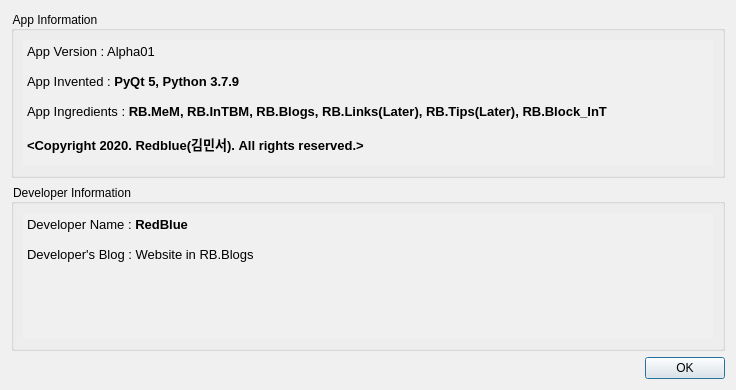
<?xml version="1.0" encoding="UTF-8"?>
<ui version="4.0">
 <class>Dialog</class>
 <widget class="QDialog" name="Dialog">
  <property name="geometry">
   <rect>
    <x>0</x>
    <y>0</y>
    <width>736</width>
    <height>390</height>
   </rect>
  </property>
  <property name="windowTitle">
   <string>Dialog</string>
  </property>
  <property name="styleSheet">
   <string notr="true">background-color: rgb(240, 240, 240);</string>
  </property>
  <layout class="QVBoxLayout" name="verticalLayout">
   <item>
    <widget class="QGroupBox" name="groupBox">
     <property name="title">
      <string>App Information</string>
     </property>
     <layout class="QGridLayout" name="gridLayout">
      <item row="0" column="0">
       <widget class="QTextEdit" name="textEdit">
        <property name="styleSheet">
         <string notr="true">background-color: rgb(240, 240, 240);</string>
        </property>
        <property name="frameShape">
         <enum>QFrame::NoFrame</enum>
        </property>
        <property name="html">
         <string>&lt;!DOCTYPE HTML PUBLIC &quot;-//W3C//DTD HTML 4.0//EN&quot; &quot;http://www.w3.org/TR/REC-html40/strict.dtd&quot;&gt;
&lt;html&gt;&lt;head&gt;&lt;meta name=&quot;qrichtext&quot; content=&quot;1&quot; /&gt;&lt;style type=&quot;text/css&quot;&gt;
p, li { white-space: pre-wrap; }
&lt;/style&gt;&lt;/head&gt;&lt;body style=&quot; font-family:'Gulim'; font-size:9pt; font-weight:400; font-style:normal;&quot;&gt;
&lt;p style=&quot; margin-top:0px; margin-bottom:0px; margin-left:0px; margin-right:0px; -qt-block-indent:0; text-indent:0px;&quot;&gt;&lt;span style=&quot; font-size:10pt;&quot;&gt;App Version : Alpha01&lt;/span&gt;&lt;/p&gt;
&lt;p style=&quot;-qt-paragraph-type:empty; margin-top:0px; margin-bottom:0px; margin-left:0px; margin-right:0px; -qt-block-indent:0; text-indent:0px; font-size:10pt;&quot;&gt;&lt;br /&gt;&lt;/p&gt;
&lt;p style=&quot; margin-top:0px; margin-bottom:0px; margin-left:0px; margin-right:0px; -qt-block-indent:0; text-indent:0px;&quot;&gt;&lt;span style=&quot; font-size:10pt;&quot;&gt;App Invented : &lt;/span&gt;&lt;span style=&quot; font-size:10pt; font-weight:600;&quot;&gt;PyQt 5, Python 3.7.9&lt;/span&gt;&lt;/p&gt;
&lt;p style=&quot;-qt-paragraph-type:empty; margin-top:0px; margin-bottom:0px; margin-left:0px; margin-right:0px; -qt-block-indent:0; text-indent:0px; font-size:10pt;&quot;&gt;&lt;br /&gt;&lt;/p&gt;
&lt;p style=&quot; margin-top:0px; margin-bottom:0px; margin-left:0px; margin-right:0px; -qt-block-indent:0; text-indent:0px;&quot;&gt;&lt;span style=&quot; font-size:10pt;&quot;&gt;App Ingredients : &lt;/span&gt;&lt;span style=&quot; font-size:10pt; font-weight:600;&quot;&gt;RB.MeM, RB.InTBM, RB.Blogs, RB.Links(Later), RB.Tips(Later), RB.Block_InT&lt;/span&gt;&lt;/p&gt;
&lt;p style=&quot;-qt-paragraph-type:empty; margin-top:0px; margin-bottom:0px; margin-left:0px; margin-right:0px; -qt-block-indent:0; text-indent:0px; font-size:10pt; font-weight:600;&quot;&gt;&lt;br /&gt;&lt;/p&gt;
&lt;p style=&quot; margin-top:0px; margin-bottom:0px; margin-left:0px; margin-right:0px; -qt-block-indent:0; text-indent:0px;&quot;&gt;&lt;span style=&quot; font-size:10pt; font-weight:600;&quot;&gt;&amp;lt;Copyright 2020. Redblue(김민서). All rights reserved.&amp;gt;&lt;/span&gt;&lt;/p&gt;&lt;/body&gt;&lt;/html&gt;</string>
        </property>
       </widget>
      </item>
     </layout>
    </widget>
   </item>
   <item>
    <widget class="QGroupBox" name="groupBox_2">
     <property name="title">
      <string>Developer Information</string>
     </property>
     <layout class="QGridLayout" name="gridLayout_2">
      <item row="0" column="0">
       <widget class="QTextEdit" name="textEdit_2">
        <property name="styleSheet">
         <string notr="true">background-color: rgb(240, 240, 240);</string>
        </property>
        <property name="frameShape">
         <enum>QFrame::NoFrame</enum>
        </property>
        <property name="html">
         <string>&lt;!DOCTYPE HTML PUBLIC &quot;-//W3C//DTD HTML 4.0//EN&quot; &quot;http://www.w3.org/TR/REC-html40/strict.dtd&quot;&gt;
&lt;html&gt;&lt;head&gt;&lt;meta name=&quot;qrichtext&quot; content=&quot;1&quot; /&gt;&lt;style type=&quot;text/css&quot;&gt;
p, li { white-space: pre-wrap; }
&lt;/style&gt;&lt;/head&gt;&lt;body style=&quot; font-family:'Gulim'; font-size:9pt; font-weight:400; font-style:normal;&quot;&gt;
&lt;p style=&quot; margin-top:0px; margin-bottom:0px; margin-left:0px; margin-right:0px; -qt-block-indent:0; text-indent:0px;&quot;&gt;&lt;span style=&quot; font-size:10pt;&quot;&gt;Developer Name : &lt;/span&gt;&lt;span style=&quot; font-size:10pt; font-weight:600;&quot;&gt;RedBlue&lt;/span&gt;&lt;/p&gt;
&lt;p style=&quot;-qt-paragraph-type:empty; margin-top:0px; margin-bottom:0px; margin-left:0px; margin-right:0px; -qt-block-indent:0; text-indent:0px; font-size:10pt;&quot;&gt;&lt;br /&gt;&lt;/p&gt;
&lt;p style=&quot; margin-top:0px; margin-bottom:0px; margin-left:0px; margin-right:0px; -qt-block-indent:0; text-indent:0px;&quot;&gt;&lt;span style=&quot; font-size:10pt;&quot;&gt;Developer's Blog : Website in RB.Blogs&lt;/span&gt;&lt;/p&gt;&lt;/body&gt;&lt;/html&gt;</string>
        </property>
       </widget>
      </item>
     </layout>
    </widget>
   </item>
   <item>
    <widget class="QDialogButtonBox" name="buttonBox">
     <property name="orientation">
      <enum>Qt::Horizontal</enum>
     </property>
     <property name="standardButtons">
      <set>QDialogButtonBox::Ok</set>
     </property>
    </widget>
   </item>
  </layout>
 </widget>
 <resources/>
 <connections>
  <connection>
   <sender>buttonBox</sender>
   <signal>accepted()</signal>
   <receiver>Dialog</receiver>
   <slot>accept()</slot>
   <hints>
    <hint type="sourcelabel">
     <x>248</x>
     <y>254</y>
    </hint>
    <hint type="destinationlabel">
     <x>157</x>
     <y>274</y>
    </hint>
   </hints>
  </connection>
  <connection>
   <sender>buttonBox</sender>
   <signal>rejected()</signal>
   <receiver>Dialog</receiver>
   <slot>reject()</slot>
   <hints>
    <hint type="sourcelabel">
     <x>316</x>
     <y>260</y>
    </hint>
    <hint type="destinationlabel">
     <x>286</x>
     <y>274</y>
    </hint>
   </hints>
  </connection>
 </connections>
</ui>
